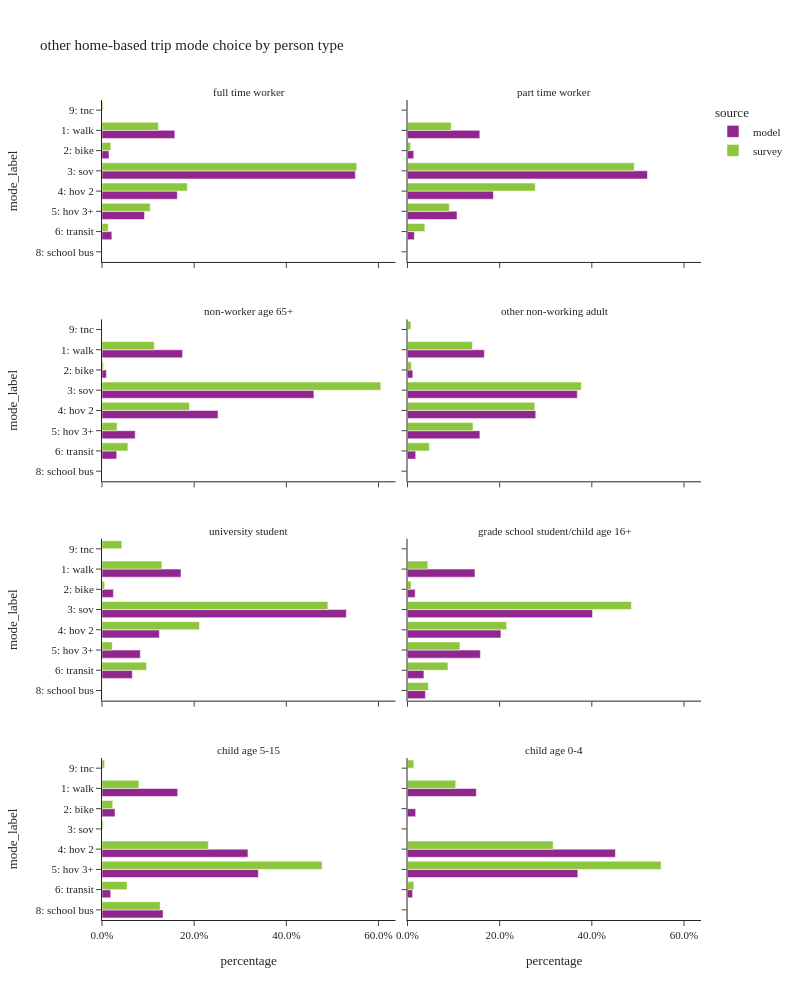

Notebook cell for this chart:
### Code cell
plot_mode_choice(hb_trip,"pptyp_label",
                 {"pptyp_label":["full time worker","part time worker","non-worker age 65+","other non-working adult",
                                 "university student","grade school student/child age 16+","child age 5-15","child age 0-4"],
                  "mode_label":["1: walk","2: bike","3: sov","4: hov 2","5: hov 3+","6: transit",
                                   "8: school bus","9: otherÃ¢â‚¬â€œsurvey only"]},
                 "person type",2,1000)

### Figure 1 — Plotly figure (JSON) as saved in the notebook; plotly's stock layout.template omitted (floating-point values rounded to 4 significant figures)
{"data": [{"alignmentgroup": "True", "customdata": [[730009], [69940], [2539233], [754867], [426083], [98444]], "hovertemplate": "source=model<br>pptyp_label=full time worker<br>percentage=%{x}<br>mode_label=%{y}<br>sample count=%{customdata[0]}<extra></extra>", "legendgroup": "model", "marker": {"color": "#91268F", "pattern": {"shape": ""}}, "name": "model", "offsetgroup": "model", "orientation": "h", "showlegend": true, "textposition": "auto", "type": "bar", "x": [0.1581, 0.01514, 0.5498, 0.1634, 0.09225, 0.02131], "xaxis": "x7", "y": ["1: walk", "2: bike", "3: sov", "4: hov 2", "5: hov 3+", "6: transit"], "yaxis": "y7"}, {"alignmentgroup": "True", "customdata": [[190155], [16461], [631078], [225961], [130280], [17984]], "hovertemplate": "source=model<br>pptyp_label=part time worker<br>percentage=%{x}<br>mode_label=%{y}<br>sample count=%{customdata[0]}<extra></extra>", "legendgroup": "model", "marker": {"color": "#91268F", "pattern": {"shape": ""}}, "name": "model", "offsetgroup": "model", "orientation": "h", "showlegend": false, "textposition": "auto", "type": "bar", "x": [0.1569, 0.01358, 0.5207, 0.1864, 0.1075, 0.01484], "xaxis": "x8", "y": ["1: walk", "2: bike", "3: sov", "4: hov 2", "5: hov 3+", "6: transit"], "yaxis": "y8"}, {"alignmentgroup": "True", "customdata": [[301339], [16461], [792705], [434064], [124229], [55106]], "hovertemplate": "source=model<br>pptyp_label=non-worker age 65+<br>percentage=%{x}<br>mode_label=%{y}<br>sample count=%{customdata[0]}<extra></extra>", "legendgroup": "model", "marker": {"color": "#91268F", "pattern": {"shape": ""}}, "name": "model", "offsetgroup": "model", "orientation": "h", "showlegend": false, "textposition": "auto", "type": "bar", "x": [0.1748, 0.009549, 0.4598, 0.2518, 0.07206, 0.03197], "xaxis": "x5", "y": ["1: walk", "2: bike", "3: sov", "4: hov 2", "5: hov 3+", "6: transit"], "yaxis": "y5"}, {"alignmentgroup": "True", "customdata": [[378354], [26138], [836214], [631369], [356350], [40330]], "hovertemplate": "source=model<br>pptyp_label=other non-working adult<br>percentage=%{x}<br>mode_label=%{y}<br>sample count=%{customdata[0]}<extra></extra>", "legendgroup": "model", "marker": {"color": "#91268F", "pattern": {"shape": ""}}, "name": "model", "offsetgroup": "model", "orientation": "h", "showlegend": false, "textposition": "auto", "type": "bar", "x": [0.1668, 0.01152, 0.3686, 0.2783, 0.1571, 0.01778], "xaxis": "x6", "y": ["1: walk", "2: bike", "3: sov", "4: hov 2", "5: hov 3+", "6: transit"], "yaxis": "y6"}, {"alignmentgroup": "True", "customdata": [[52140], [7536], [161324], [37861], [25304], [20016], [87]], "hovertemplate": "source=model<br>pptyp_label=university student<br>percentage=%{x}<br>mode_label=%{y}<br>sample count=%{customdata[0]}<extra></extra>", "legendgroup": "model", "marker": {"color": "#91268F", "pattern": {"shape": ""}}, "name": "model", "offsetgroup": "model", "orientation": "h", "showlegend": false, "textposition": "auto", "type": "bar", "x": [0.1714, 0.02477, 0.5302, 0.1244, 0.08316, 0.06578, 0.0002859], "xaxis": "x3", "y": ["1: walk", "2: bike", "3: sov", "4: hov 2", "5: hov 3+", "6: transit", "8: school bus"], "yaxis": "y3"}, {"alignmentgroup": "True", "customdata": [[48658], [5540], [133395], [67353], [52520], [11852], [12920]], "hovertemplate": "source=model<br>pptyp_label=grade school student/child age 16+<br>percentage=%{x}<br>mode_label=%{y}<br>sample count=%{customdata[0]}<extra></extra>", "legendgroup": "model", "marker": {"color": "#91268F", "pattern": {"shape": ""}}, "name": "model", "offsetgroup": "model", "orientation": "h", "showlegend": false, "textposition": "auto", "type": "bar", "x": [0.1465, 0.01667, 0.4015, 0.2027, 0.1581, 0.03567, 0.03889], "xaxis": "x4", "y": ["1: walk", "2: bike", "3: sov", "4: hov 2", "5: hov 3+", "6: transit", "8: school bus"], "yaxis": "y4"}, {"alignmentgroup": "True", "customdata": [[142557], [24532], [274885], [294489], [16408], [115041]], "hovertemplate": "source=model<br>pptyp_label=child age 5-15<br>percentage=%{x}<br>mode_label=%{y}<br>sample count=%{customdata[0]}<extra></extra>", "legendgroup": "model", "marker": {"color": "#91268F", "pattern": {"shape": ""}}, "name": "model", "offsetgroup": "model", "orientation": "h", "showlegend": false, "textposition": "auto", "type": "bar", "x": [0.1643, 0.02827, 0.3167, 0.3393, 0.01891, 0.1325], "xaxis": "x", "y": ["1: walk", "2: bike", "4: hov 2", "5: hov 3+", "6: transit", "8: school bus"], "yaxis": "y"}, {"alignmentgroup": "True", "customdata": [[69918], [8306], [211184], [172976], [5201], [386]], "hovertemplate": "source=model<br>pptyp_label=child age 0-4<br>percentage=%{x}<br>mode_label=%{y}<br>sample count=%{customdata[0]}<extra></extra>", "legendgroup": "model", "marker": {"color": "#91268F", "pattern": {"shape": ""}}, "name": "model", "offsetgroup": "model", "orientation": "h", "showlegend": false, "textposition": "auto", "type": "bar", "x": [0.1494, 0.01775, 0.4513, 0.3696, 0.01111, 0.0008248], "xaxis": "x2", "y": ["1: walk", "2: bike", "4: hov 2", "5: hov 3+", "6: transit", "8: school bus"], "yaxis": "y2"}, {"alignmentgroup": "True", "customdata": [[1493], [251], [2587], [870], [414], [278], [30]], "hovertemplate": "source=survey<br>pptyp_label=full time worker<br>percentage=%{x}<br>mode_label=%{y}<br>sample count=%{customdata[0]}<extra></extra>", "legendgroup": "survey", "marker": {"color": "#8CC63E", "pattern": {"shape": ""}}, "name": "survey", "offsetgroup": "survey", "orientation": "h", "showlegend": true, "textposition": "auto", "type": "bar", "x": [0.1222, 0.01914, 0.5528, 0.1853, 0.1047, 0.01349, 0.002354], "xaxis": "x7", "y": ["1: walk", "2: bike", "3: sov", "4: hov 2", "5: hov 3+", "6: transit", "9: tnc"], "yaxis": "y7"}, {"alignmentgroup": "True", "customdata": [[280], [39], [700], [259], [112], [77], [6]], "hovertemplate": "source=survey<br>pptyp_label=part time worker<br>percentage=%{x}<br>mode_label=%{y}<br>sample count=%{customdata[0]}<extra></extra>", "legendgroup": "survey", "marker": {"color": "#8CC63E", "pattern": {"shape": ""}}, "name": "survey", "offsetgroup": "survey", "orientation": "h", "showlegend": false, "textposition": "auto", "type": "bar", "x": [0.09483, 0.00677, 0.4921, 0.2773, 0.09066, 0.03765, 0.0006721], "xaxis": "x8", "y": ["1: walk", "2: bike", "3: sov", "4: hov 2", "5: hov 3+", "6: transit", "9: tnc"], "yaxis": "y8"}, {"alignmentgroup": "True", "customdata": [[416], [33], [1306], [721], [131], [110], [1]], "hovertemplate": "source=survey<br>pptyp_label=non-worker age 65+<br>percentage=%{x}<br>mode_label=%{y}<br>sample count=%{customdata[0]}<extra></extra>", "legendgroup": "survey", "marker": {"color": "#8CC63E", "pattern": {"shape": ""}}, "name": "survey", "offsetgroup": "survey", "orientation": "h", "showlegend": false, "textposition": "auto", "type": "bar", "x": [0.1133, 0.00312, 0.6051, 0.1896, 0.03273, 0.0561, 4.904e-05], "xaxis": "x5", "y": ["1: walk", "2: bike", "3: sov", "4: hov 2", "5: hov 3+", "6: transit", "9: tnc"], "yaxis": "y5"}, {"alignmentgroup": "True", "customdata": [[538], [54], [1077], [575], [287], [125], [1], [16]], "hovertemplate": "source=survey<br>pptyp_label=other non-working adult<br>percentage=%{x}<br>mode_label=%{y}<br>sample count=%{customdata[0]}<extra></extra>", "legendgroup": "survey", "marker": {"color": "#8CC63E", "pattern": {"shape": ""}}, "name": "survey", "offsetgroup": "survey", "orientation": "h", "showlegend": false, "textposition": "auto", "type": "bar", "x": [0.1409, 0.008417, 0.3772, 0.2763, 0.1422, 0.04737, 0.0001005, 0.007554], "xaxis": "x6", "y": ["1: walk", "2: bike", "3: sov", "4: hov 2", "5: hov 3+", "6: transit", "8: school bus", "9: tnc"], "yaxis": "y6"}, {"alignmentgroup": "True", "customdata": [[138], [14], [114], [44], [16], [58], [1], [4]], "hovertemplate": "source=survey<br>pptyp_label=university student<br>percentage=%{x}<br>mode_label=%{y}<br>sample count=%{customdata[0]}<extra></extra>", "legendgroup": "survey", "marker": {"color": "#8CC63E", "pattern": {"shape": ""}}, "name": "survey", "offsetgroup": "survey", "orientation": "h", "showlegend": false, "textposition": "auto", "type": "bar", "x": [0.13, 0.005778, 0.4901, 0.2113, 0.02242, 0.09663, 0.0007198, 0.04305], "xaxis": "x3", "y": ["1: walk", "2: bike", "3: sov", "4: hov 2", "5: hov 3+", "6: transit", "8: school bus", "9: tnc"], "yaxis": "y3"}, {"alignmentgroup": "True", "customdata": [[24], [9], [79], [40], [50], [17], [11]], "hovertemplate": "source=survey<br>pptyp_label=grade school student/child age 16+<br>percentage=%{x}<br>mode_label=%{y}<br>sample count=%{customdata[0]}<extra></extra>", "legendgroup": "survey", "marker": {"color": "#8CC63E", "pattern": {"shape": ""}}, "name": "survey", "offsetgroup": "survey", "orientation": "h", "showlegend": false, "textposition": "auto", "type": "bar", "x": [0.04405, 0.007768, 0.4861, 0.2152, 0.1138, 0.08774, 0.04533], "xaxis": "x4", "y": ["1: walk", "2: bike", "3: sov", "4: hov 2", "5: hov 3+", "6: transit", "8: school bus"], "yaxis": "y4"}, {"alignmentgroup": "True", "customdata": [[112], [24], [3], [232], [430], [21], [122], [2]], "hovertemplate": "source=survey<br>pptyp_label=child age 5-15<br>percentage=%{x}<br>mode_label=%{y}<br>sample count=%{customdata[0]}<extra></extra>", "legendgroup": "survey", "marker": {"color": "#8CC63E", "pattern": {"shape": ""}}, "name": "survey", "offsetgroup": "survey", "orientation": "h", "showlegend": false, "textposition": "auto", "type": "bar", "x": [0.07992, 0.02335, 0.002527, 0.2307, 0.4776, 0.05425, 0.1261, 0.005503], "xaxis": "x", "y": ["1: walk", "2: bike", "3: sov", "4: hov 2", "5: hov 3+", "6: transit", "8: school bus", "9: tnc"], "yaxis": "y"}, {"alignmentgroup": "True", "customdata": [[89], [4], [116], [244], [2], [1], [1]], "hovertemplate": "source=survey<br>pptyp_label=child age 0-4<br>percentage=%{x}<br>mode_label=%{y}<br>sample count=%{customdata[0]}<extra></extra>", "legendgroup": "survey", "marker": {"color": "#8CC63E", "pattern": {"shape": ""}}, "name": "survey", "offsetgroup": "survey", "orientation": "h", "showlegend": false, "textposition": "auto", "type": "bar", "x": [0.1045, 0.0004017, 0.316, 0.5503, 0.01385, 0.001063, 0.01376], "xaxis": "x2", "y": ["1: walk", "2: bike", "4: hov 2", "5: hov 3+", "6: transit", "8: school bus", "9: tnc"], "yaxis": "y2"}], "layout": {"annotations": [{"font": {}, "showarrow": false, "text": "child age 5-15", "x": 0.245, "xanchor": "center", "xref": "paper", "y": 0.1975, "yanchor": "bottom", "yref": "paper"}, {"font": {}, "showarrow": false, "text": "child age 0-4", "x": 0.755, "xanchor": "center", "xref": "paper", "y": 0.1975, "yanchor": "bottom", "yref": "paper"}, {"font": {}, "showarrow": false, "text": "university student", "x": 0.245, "xanchor": "center", "xref": "paper", "y": 0.465, "yanchor": "bottom", "yref": "paper"}, {"font": {}, "showarrow": false, "text": "grade school student/child age 16+", "x": 0.755, "xanchor": "center", "xref": "paper", "y": 0.465, "yanchor": "bottom", "yref": "paper"}, {"font": {}, "showarrow": false, "text": "non-worker age 65+", "x": 0.245, "xanchor": "center", "xref": "paper", "y": 0.7325, "yanchor": "bottom", "yref": "paper"}, {"font": {}, "showarrow": false, "text": "other non-working adult", "x": 0.755, "xanchor": "center", "xref": "paper", "y": 0.7325, "yanchor": "bottom", "yref": "paper"}, {"font": {}, "showarrow": false, "text": "full time worker", "x": 0.245, "xanchor": "center", "xref": "paper", "y": 1.0, "yanchor": "bottom", "yref": "paper"}, {"font": {}, "showarrow": false, "text": "part time worker", "x": 0.755, "xanchor": "center", "xref": "paper", "y": 1.0, "yanchor": "bottom", "yref": "paper"}], "barmode": "group", "height": 1000, "legend": {"title": {"text": "source"}, "tracegroupgap": 0}, "title": {"text": "other home-based trip mode choice by person type"}, "width": 800, "xaxis": {"anchor": "y", "domain": [0.0, 0.49], "tickformat": ".1%", "title": {"text": "percentage"}}, "xaxis2": {"anchor": "y2", "domain": [0.51, 1.0], "matches": "x", "tickformat": ".1%", "title": {"text": "percentage"}}, "xaxis3": {"anchor": "y3", "domain": [0.0, 0.49], "matches": "x", "showticklabels": false, "tickformat": ".1%"}, "xaxis4": {"anchor": "y4", "domain": [0.51, 1.0], "matches": "x", "showticklabels": false, "tickformat": ".1%"}, "xaxis5": {"anchor": "y5", "domain": [0.0, 0.49], "matches": "x", "showticklabels": false, "tickformat": ".1%"}, "xaxis6": {"anchor": "y6", "domain": [0.51, 1.0], "matches": "x", "showticklabels": false, "tickformat": ".1%"}, "xaxis7": {"anchor": "y7", "domain": [0.0, 0.49], "matches": "x", "showticklabels": false, "tickformat": ".1%"}, "xaxis8": {"anchor": "y8", "domain": [0.51, 1.0], "matches": "x", "showticklabels": false, "tickformat": ".1%"}, "yaxis": {"anchor": "x", "categoryarray": ["9: otherÃ¢â‚¬â€œsurvey only", "8: school bus", "6: transit", "5: hov 3+", "4: hov 2", "3: sov", "2: bike", "1: walk"], "categoryorder": "array", "domain": [0.0, 0.1975], "title": {"text": "mode_label"}}, "yaxis2": {"anchor": "x2", "domain": [0.0, 0.1975], "matches": "y", "showticklabels": false}, "yaxis3": {"anchor": "x3", "categoryarray": ["9: otherÃ¢â‚¬â€œsurvey only", "8: school bus", "6: transit", "5: hov 3+", "4: hov 2", "3: sov", "2: bike", "1: walk"], "categoryorder": "array", "domain": [0.2675, 0.465], "matches": "y", "title": {"text": "mode_label"}}, "yaxis4": {"anchor": "x4", "domain": [0.2675, 0.465], "matches": "y", "showticklabels": false}, "yaxis5": {"anchor": "x5", "categoryarray": ["9: otherÃ¢â‚¬â€œsurvey only", "8: school bus", "6: transit", "5: hov 3+", "4: hov 2", "3: sov", "2: bike", "1: walk"], "categoryorder": "array", "domain": [0.535, 0.7325], "matches": "y", "title": {"text": "mode_label"}}, "yaxis6": {"anchor": "x6", "domain": [0.535, 0.7325], "matches": "y", "showticklabels": false}, "yaxis7": {"anchor": "x7", "categoryarray": ["9: otherÃ¢â‚¬â€œsurvey only", "8: school bus", "6: transit", "5: hov 3+", "4: hov 2", "3: sov", "2: bike", "1: walk"], "categoryorder": "array", "domain": [0.8025, 1.0], "matches": "y", "title": {"text": "mode_label"}}, "yaxis8": {"anchor": "x8", "domain": [0.8025, 1.0], "matches": "y", "showticklabels": false}}}
